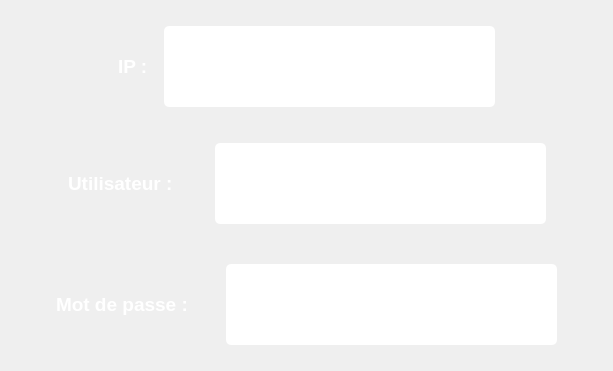
     <widget class="QWidget" name="P_Parameter_Rsync">
      <attribute name="title">
       <string>RSync</string>
      </attribute>
      <layout class="QGridLayout" name="gridLayout_6">
       <item row="5" column="1">
        <spacer name="verticalSpacer_15">
         <property name="orientation">
          <enum>Qt::Vertical</enum>
         </property>
         <property name="sizeType">
          <enum>QSizePolicy::Fixed</enum>
         </property>
         <property name="sizeHint" stdset="0">
          <size>
           <width>20</width>
           <height>24</height>
          </size>
         </property>
        </spacer>
       </item>
       <item row="4" column="0" colspan="3">
        <layout class="QHBoxLayout" name="horizontalLayout_4">
         <property name="margin">
          <number>5</number>
         </property>
         <item>
          <spacer name="horizontalSpacer_18">
           <property name="orientation">
            <enum>Qt::Horizontal</enum>
           </property>
           <property name="sizeType">
            <enum>QSizePolicy::MinimumExpanding</enum>
           </property>
           <property name="sizeHint" stdset="0">
            <size>
             <width>40</width>
             <height>20</height>
            </size>
           </property>
          </spacer>
         </item>
         <item>
          <widget class="QLabel" name="label_rsync_user">
           <property name="sizePolicy">
            <sizepolicy hsizetype="Fixed" vsizetype="Fixed">
             <horstretch>0</horstretch>
             <verstretch>0</verstretch>
            </sizepolicy>
           </property>
           <property name="minimumSize">
            <size>
             <width>136</width>
             <height>0</height>
            </size>
           </property>
           <property name="font">
            <font>
             <pointsize>14</pointsize>
             <weight>75</weight>
             <bold>true</bold>
            </font>
           </property>
           <property name="styleSheet">
            <string notr="true">color: rgb(255, 255, 255);
background-color: rgba(255, 255, 255, 0);</string>
           </property>
           <property name="text">
            <string>Utilisateur : </string>
           </property>
           <property name="scaledContents">
            <bool>true</bool>
           </property>
           <property name="wordWrap">
            <bool>true</bool>
           </property>
          </widget>
         </item>
         <item>
          <spacer name="horizontalSpacer_19">
           <property name="orientation">
            <enum>Qt::Horizontal</enum>
           </property>
           <property name="sizeType">
            <enum>QSizePolicy::Fixed</enum>
           </property>
           <property name="sizeHint" stdset="0">
            <size>
             <width>5</width>
             <height>20</height>
            </size>
           </property>
          </spacer>
         </item>
         <item>
          <widget class="QLineEdit" name="LineE_Rsync_User">
           <property name="minimumSize">
            <size>
             <width>331</width>
             <height>81</height>
            </size>
           </property>
           <property name="maximumSize">
            <size>
             <width>331</width>
             <height>81</height>
            </size>
           </property>
           <property name="font">
            <font>
             <pointsize>15</pointsize>
             <weight>75</weight>
             <bold>true</bold>
            </font>
           </property>
           <property name="focusPolicy">
            <enum>Qt::NoFocus</enum>
           </property>
           <property name="styleSheet">
            <string notr="true">QLineEdit{
background-color: rgb(255, 255, 255);
border-radius:5px;
}
</string>
           </property>
           <property name="alignment">
            <set>Qt::AlignCenter</set>
           </property>
          </widget>
         </item>
         <item>
          <spacer name="horizontalSpacer_20">
           <property name="orientation">
            <enum>Qt::Horizontal</enum>
           </property>
           <property name="sizeType">
            <enum>QSizePolicy::MinimumExpanding</enum>
           </property>
           <property name="sizeHint" stdset="0">
            <size>
             <width>40</width>
             <height>20</height>
            </size>
           </property>
          </spacer>
         </item>
        </layout>
       </item>
       <item row="6" column="0" colspan="3">
        <layout class="QHBoxLayout" name="horizontalLayout_6">
         <property name="margin">
          <number>5</number>
         </property>
         <item>
          <spacer name="horizontalSpacer_21">
           <property name="orientation">
            <enum>Qt::Horizontal</enum>
           </property>
           <property name="sizeType">
            <enum>QSizePolicy::MinimumExpanding</enum>
           </property>
           <property name="sizeHint" stdset="0">
            <size>
             <width>40</width>
             <height>20</height>
            </size>
           </property>
          </spacer>
         </item>
         <item>
          <widget class="QLabel" name="label_rsync_passwd">
           <property name="sizePolicy">
            <sizepolicy hsizetype="Fixed" vsizetype="Fixed">
             <horstretch>0</horstretch>
             <verstretch>0</verstretch>
            </sizepolicy>
           </property>
           <property name="minimumSize">
            <size>
             <width>159</width>
             <height>0</height>
            </size>
           </property>
           <property name="font">
            <font>
             <pointsize>14</pointsize>
             <weight>75</weight>
             <bold>true</bold>
            </font>
           </property>
           <property name="styleSheet">
            <string notr="true">color: rgb(255, 255, 255);
background-color: rgba(255, 255, 255, 0);</string>
           </property>
           <property name="text">
            <string>Mot de passe : </string>
           </property>
           <property name="scaledContents">
            <bool>true</bool>
           </property>
           <property name="wordWrap">
            <bool>true</bool>
           </property>
          </widget>
         </item>
         <item>
          <spacer name="horizontalSpacer_23">
           <property name="orientation">
            <enum>Qt::Horizontal</enum>
           </property>
           <property name="sizeType">
            <enum>QSizePolicy::Fixed</enum>
           </property>
           <property name="sizeHint" stdset="0">
            <size>
             <width>5</width>
             <height>20</height>
            </size>
           </property>
          </spacer>
         </item>
         <item>
          <widget class="QLineEdit" name="LineE_Rsync_Passwd">
           <property name="minimumSize">
            <size>
             <width>331</width>
             <height>81</height>
            </size>
           </property>
           <property name="maximumSize">
            <size>
             <width>331</width>
             <height>81</height>
            </size>
           </property>
           <property name="font">
            <font>
             <pointsize>15</pointsize>
             <weight>75</weight>
             <bold>true</bold>
            </font>
           </property>
           <property name="focusPolicy">
            <enum>Qt::NoFocus</enum>
           </property>
           <property name="styleSheet">
            <string notr="true">QLineEdit{
background-color: rgb(255, 255, 255);
border-radius:5px;
}
</string>
           </property>
           <property name="echoMode">
            <enum>QLineEdit::Password</enum>
           </property>
           <property name="alignment">
            <set>Qt::AlignCenter</set>
           </property>
          </widget>
         </item>
         <item>
          <spacer name="horizontalSpacer_22">
           <property name="orientation">
            <enum>Qt::Horizontal</enum>
           </property>
           <property name="sizeType">
            <enum>QSizePolicy::MinimumExpanding</enum>
           </property>
           <property name="sizeHint" stdset="0">
            <size>
             <width>40</width>
             <height>20</height>
            </size>
           </property>
          </spacer>
         </item>
        </layout>
       </item>
       <item row="7" column="1">
        <spacer name="verticalSpacer_16">
         <property name="orientation">
          <enum>Qt::Vertical</enum>
         </property>
         <property name="sizeType">
          <enum>QSizePolicy::MinimumExpanding</enum>
         </property>
         <property name="sizeHint" stdset="0">
          <size>
           <width>10</width>
           <height>10</height>
          </size>
         </property>
        </spacer>
       </item>
       <item row="1" column="0" colspan="3">
        <layout class="QHBoxLayout" name="horizontalLayout_5">
         <property name="margin">
          <number>5</number>
         </property>
         <item>
          <spacer name="horizontalSpacer_17">
           <property name="orientation">
            <enum>Qt::Horizontal</enum>
           </property>
           <property name="sizeType">
            <enum>QSizePolicy::MinimumExpanding</enum>
           </property>
           <property name="sizeHint" stdset="0">
            <size>
             <width>40</width>
             <height>20</height>
            </size>
           </property>
          </spacer>
         </item>
         <item>
          <widget class="QLabel" name="label_rsync_ip">
           <property name="sizePolicy">
            <sizepolicy hsizetype="Fixed" vsizetype="Fixed">
             <horstretch>0</horstretch>
             <verstretch>0</verstretch>
            </sizepolicy>
           </property>
           <property name="font">
            <font>
             <pointsize>14</pointsize>
             <weight>75</weight>
             <bold>true</bold>
            </font>
           </property>
           <property name="styleSheet">
            <string notr="true">color: rgb(255, 255, 255);
background-color: rgba(255, 255, 255, 0);</string>
           </property>
           <property name="text">
            <string>IP : </string>
           </property>
           <property name="scaledContents">
            <bool>true</bool>
           </property>
           <property name="wordWrap">
            <bool>true</bool>
           </property>
          </widget>
         </item>
         <item>
          <spacer name="horizontalSpacer_15">
           <property name="orientation">
            <enum>Qt::Horizontal</enum>
           </property>
           <property name="sizeType">
            <enum>QSizePolicy::Fixed</enum>
           </property>
           <property name="sizeHint" stdset="0">
            <size>
             <width>5</width>
             <height>20</height>
            </size>
           </property>
          </spacer>
         </item>
         <item>
          <widget class="QLineEdit" name="LineE_IP_rsync">
           <property name="minimumSize">
            <size>
             <width>331</width>
             <height>81</height>
            </size>
           </property>
           <property name="maximumSize">
            <size>
             <width>331</width>
             <height>81</height>
            </size>
           </property>
           <property name="font">
            <font>
             <pointsize>15</pointsize>
             <weight>75</weight>
             <bold>true</bold>
            </font>
           </property>
           <property name="focusPolicy">
            <enum>Qt::NoFocus</enum>
           </property>
           <property name="styleSheet">
            <string notr="true">QLineEdit{
background-color: rgb(255, 255, 255);
border-radius:5px;
}
</string>
           </property>
           <property name="inputMask">
            <string/>
           </property>
           <property name="text">
            <string/>
           </property>
           <property name="alignment">
            <set>Qt::AlignCenter</set>
           </property>
          </widget>
         </item>
         <item>
          <spacer name="horizontalSpacer_16">
           <property name="orientation">
            <enum>Qt::Horizontal</enum>
           </property>
           <property name="sizeType">
            <enum>QSizePolicy::MinimumExpanding</enum>
           </property>
           <property name="sizeHint" stdset="0">
            <size>
             <width>40</width>
             <height>20</height>
            </size>
           </property>
          </spacer>
         </item>
        </layout>
       </item>
       <item row="2" column="1">
        <spacer name="verticalSpacer_13">
         <property name="orientation">
          <enum>Qt::Vertical</enum>
         </property>
         <property name="sizeType">
          <enum>QSizePolicy::Fixed</enum>
         </property>
         <property name="sizeHint" stdset="0">
          <size>
           <width>20</width>
           <height>20</height>
          </size>
         </property>
        </spacer>
       </item>
       <item row="0" column="1">
        <spacer name="verticalSpacer_14">
         <property name="orientation">
          <enum>Qt::Vertical</enum>
         </property>
         <property name="sizeType">
          <enum>QSizePolicy::MinimumExpanding</enum>
         </property>
         <property name="sizeHint" stdset="0">
          <size>
           <width>10</width>
           <height>10</height>
          </size>
         </property>
        </spacer>
       </item>
      </layout>
     </widget>
